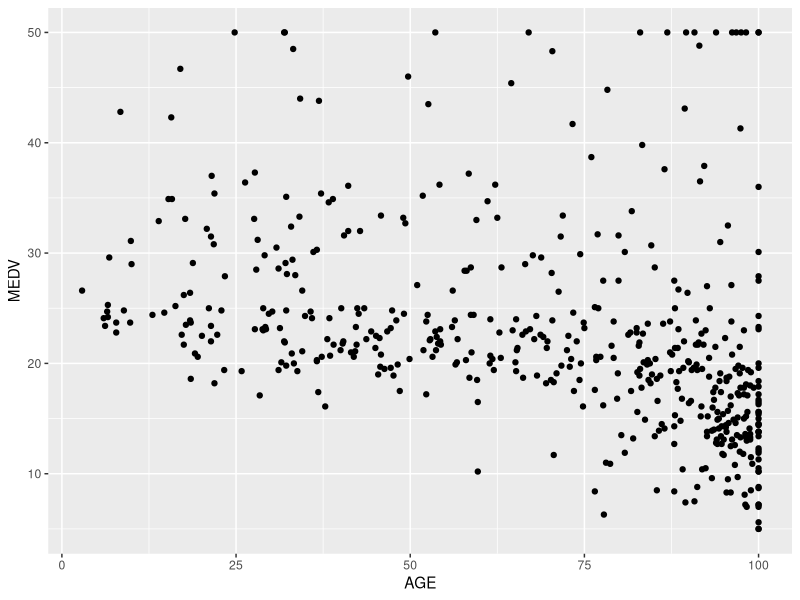
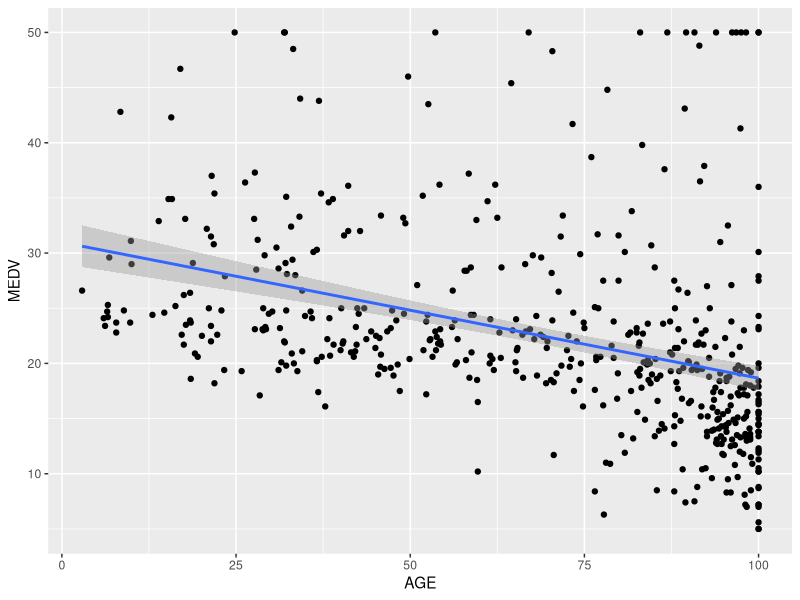
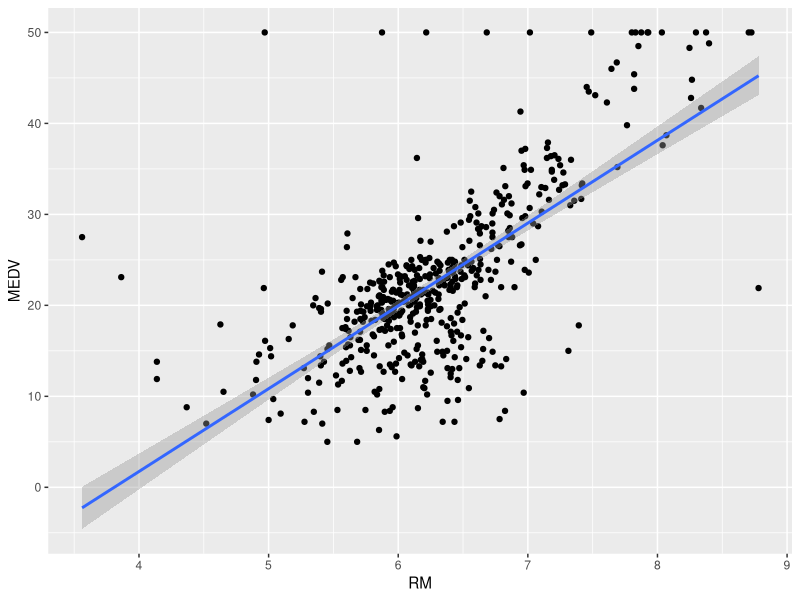

R code for these plots, in order:
## ---- chunk 1
knitr::opts_chunk$set(echo = TRUE)
## ---- chunk 2
library(ggplot2)
library(dplyr)
## ---- chunk 3
houses.df = read.csv('dataset/housing.csv')
## ---- chunk 4
head(houses.df)
## ---- chunk 5
summary(houses.df)
## ---- chunk 6
cor(houses.df$AGE, houses.df$MEDV)
## ---- chunk 7
ggplot(houses.df, aes(AGE, MEDV)) + geom_point()
## ---- chunk 8
linear.model = lm(MEDV ~ AGE, data = houses.df)
print(linear.model)
## ---- chunk 9

my_coefficients = coefficients(linear.model)

## ---- chunk 10
ggplot(houses.df, aes(AGE, MEDV)) + 
  geom_point() + 
  geom_smooth(method = lm)
## ---- chunk 11
summary(linear.model)
## ---- chunk 12
cor(houses.df$RM, houses.df$MEDV)

ggplot(houses.df, aes(RM, MEDV)) +
  geom_point() +
  geom_smooth(method = lm)

## ---- chunk 13
mlinear.model = lm(MEDV ~ AGE + RM, data = houses.df)

summary(mlinear.model)
## ---- chunk 14

mlinear02.model = lm(MEDV ~ ., data = houses.df)

summary(mlinear02.model)

## ---- chunk 15
mlinear03.model = lm(MEDV ~ CRIM + ZN + CH + NOX + RM + DIS + R + TAX + PRAT + B + LSTAT, data = houses.df)


summary(mlinear03.model)
